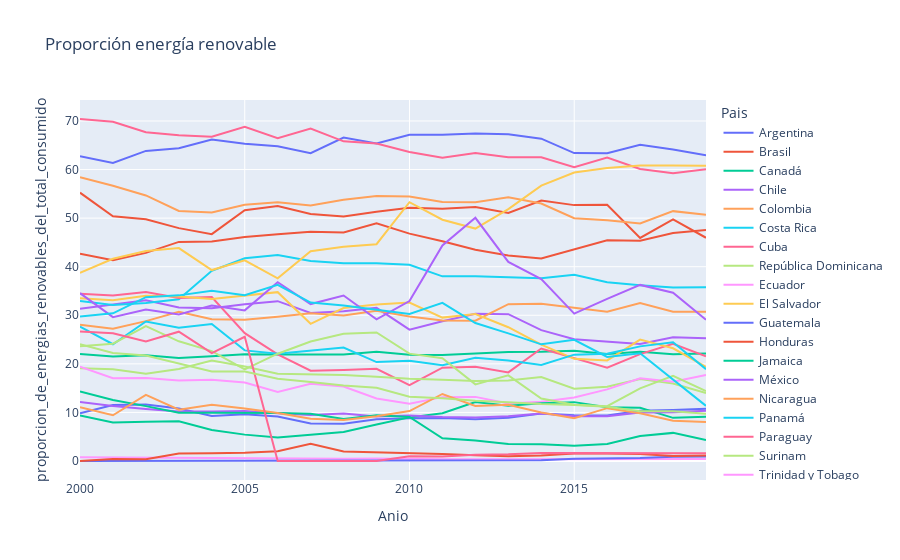

The notebook cell this image was saved under:
### Code cell
tabla_g3 = df.filter(items=['Anio','proporcion_de_energias_renovables_del_total_consumido','Pais'])
tabla_g3.reset_index(inplace=True)
fig = px.line(tabla_g3, 'Anio','proporcion_de_energias_renovables_del_total_consumido', color= 'Pais', title='Proporción energía renovable')
fig.show()

### Figure 1 — Plotly figure (JSON) as saved in the notebook; plotly's stock layout.template omitted (floating-point values rounded to 4 significant figures)
{"data": [{"hovertemplate": "Pais=Argentina<br>Anio=%{x}<br>proporcion_de_energias_renovables_del_total_consumido=%{y}<extra></extra>", "legendgroup": "Argentina", "line": {"color": "#636efa", "dash": "solid"}, "marker": {"symbol": "circle"}, "mode": "lines", "name": "Argentina", "orientation": "v", "showlegend": true, "type": "scatter", "x": [2000, 2001, 2002, 2003, 2004, 2005, 2006, 2007, 2008, 2009, 2010, 2011, 2012, 2013, 2014, 2015, 2016, 2017, 2018, 2019], "xaxis": "x", "y": [9.85, 11.51, 11.62, 10.82, 9.29, 9.64, 9.18, 7.72, 7.65, 8.59, 8.79, 8.83, 8.61, 8.91, 9.79, 9.4, 9.38, 10.37, 10.52, 10.74], "yaxis": "y"}, {"hovertemplate": "Pais=Brasil<br>Anio=%{x}<br>proporcion_de_energias_renovables_del_total_consumido=%{y}<extra></extra>", "legendgroup": "Brasil", "line": {"color": "#EF553B", "dash": "solid"}, "marker": {"symbol": "circle"}, "mode": "lines", "name": "Brasil", "orientation": "v", "showlegend": true, "type": "scatter", "x": [2000, 2001, 2002, 2003, 2004, 2005, 2006, 2007, 2008, 2009, 2010, 2011, 2012, 2013, 2014, 2015, 2016, 2017, 2018, 2019], "xaxis": "x", "y": [42.66, 41.33, 42.85, 45.11, 45.18, 46.13, 46.67, 47.19, 47.04, 48.92, 46.81, 45.26, 43.49, 42.32, 41.71, 43.62, 45.46, 45.33, 46.95, 47.57], "yaxis": "y"}, {"hovertemplate": "Pais=Canadá<br>Anio=%{x}<br>proporcion_de_energias_renovables_del_total_consumido=%{y}<extra></extra>", "legendgroup": "Canadá", "line": {"color": "#00cc96", "dash": "solid"}, "marker": {"symbol": "circle"}, "mode": "lines", "name": "Canadá", "orientation": "v", "showlegend": true, "type": "scatter", "x": [2000, 2001, 2002, 2003, 2004, 2005, 2006, 2007, 2008, 2009, 2010, 2011, 2012, 2013, 2014, 2015, 2016, 2017, 2018, 2019], "xaxis": "x", "y": [22.04, 21.53, 21.77, 21.18, 21.58, 21.99, 21.92, 21.84, 21.91, 22.5, 21.88, 21.84, 22.17, 22.44, 22.49, 22.69, 22.05, 22.47, 21.99, 22.11], "yaxis": "y"}, {"hovertemplate": "Pais=Chile<br>Anio=%{x}<br>proporcion_de_energias_renovables_del_total_consumido=%{y}<extra></extra>", "legendgroup": "Chile", "line": {"color": "#ab63fa", "dash": "solid"}, "marker": {"symbol": "circle"}, "mode": "lines", "name": "Chile", "orientation": "v", "showlegend": true, "type": "scatter", "x": [2000, 2001, 2002, 2003, 2004, 2005, 2006, 2007, 2008, 2009, 2010, 2011, 2012, 2013, 2014, 2015, 2016, 2017, 2018, 2019], "xaxis": "x", "y": [31.36, 32.15, 33.07, 31.62, 31.44, 32.26, 32.91, 30.46, 30.83, 31.53, 27.04, 28.79, 30.31, 30.23, 26.95, 25.07, 24.55, 24.11, 25.46, 25.26], "yaxis": "y"}, {"hovertemplate": "Pais=Colombia<br>Anio=%{x}<br>proporcion_de_energias_renovables_del_total_consumido=%{y}<extra></extra>", "legendgroup": "Colombia", "line": {"color": "#FFA15A", "dash": "solid"}, "marker": {"symbol": "circle"}, "mode": "lines", "name": "Colombia", "orientation": "v", "showlegend": true, "type": "scatter", "x": [2000, 2001, 2002, 2003, 2004, 2005, 2006, 2007, 2008, 2009, 2010, 2011, 2012, 2013, 2014, 2015, 2016, 2017, 2018, 2019], "xaxis": "x", "y": [28.03, 27.24, 28.8, 30.7, 29.18, 29.08, 29.69, 30.42, 29.97, 30.91, 29.75, 28.91, 28.9, 32.29, 32.38, 31.6, 30.74, 32.53, 30.72, 30.72], "yaxis": "y"}, {"hovertemplate": "Pais=Costa Rica<br>Anio=%{x}<br>proporcion_de_energias_renovables_del_total_consumido=%{y}<extra></extra>", "legendgroup": "Costa Rica", "line": {"color": "#19d3f3", "dash": "solid"}, "marker": {"symbol": "circle"}, "mode": "lines", "name": "Costa Rica", "orientation": "v", "showlegend": true, "type": "scatter", "x": [2000, 2001, 2002, 2003, 2004, 2005, 2006, 2007, 2008, 2009, 2010, 2011, 2012, 2013, 2014, 2015, 2016, 2017, 2018, 2019], "xaxis": "x", "y": [32.95, 32.11, 32.54, 33.3, 39.16, 41.73, 42.4, 41.19, 40.7, 40.72, 40.39, 38.02, 38.06, 37.8, 37.62, 38.33, 36.81, 36.2, 35.7, 35.76], "yaxis": "y"}, {"hovertemplate": "Pais=Cuba<br>Anio=%{x}<br>proporcion_de_energias_renovables_del_total_consumido=%{y}<extra></extra>", "legendgroup": "Cuba", "line": {"color": "#FF6692", "dash": "solid"}, "marker": {"symbol": "circle"}, "mode": "lines", "name": "Cuba", "orientation": "v", "showlegend": true, "type": "scatter", "x": [2000, 2001, 2002, 2003, 2004, 2005, 2006, 2007, 2008, 2009, 2010, 2011, 2012, 2013, 2014, 2015, 2016, 2017, 2018, 2019], "xaxis": "x", "y": [34.43, 34.05, 34.8, 33.56, 33.77, 26.31, 21.96, 18.59, 18.73, 18.97, 15.61, 19.2, 19.38, 18.24, 23.16, 21.15, 19.2, 22, 24.11, 21.54], "yaxis": "y"}, {"hovertemplate": "Pais=República Dominicana<br>Anio=%{x}<br>proporcion_de_energias_renovables_del_total_consumido=%{y}<extra></extra>", "legendgroup": "República Dominicana", "line": {"color": "#B6E880", "dash": "solid"}, "marker": {"symbol": "circle"}, "mode": "lines", "name": "República Dominicana", "orientation": "v", "showlegend": true, "type": "scatter", "x": [2000, 2001, 2002, 2003, 2004, 2005, 2006, 2007, 2008, 2009, 2010, 2011, 2012, 2013, 2014, 2015, 2016, 2017, 2018, 2019], "xaxis": "x", "y": [19.11, 18.89, 17.94, 18.94, 20.67, 19.44, 17.98, 17.89, 17.68, 17.34, 16.91, 16.75, 16.48, 16.55, 17.28, 14.88, 15.31, 16.87, 15.95, 13.98], "yaxis": "y"}, {"hovertemplate": "Pais=Ecuador<br>Anio=%{x}<br>proporcion_de_energias_renovables_del_total_consumido=%{y}<extra></extra>", "legendgroup": "Ecuador", "line": {"color": "#FF97FF", "dash": "solid"}, "marker": {"symbol": "circle"}, "mode": "lines", "name": "Ecuador", "orientation": "v", "showlegend": true, "type": "scatter", "x": [2000, 2001, 2002, 2003, 2004, 2005, 2006, 2007, 2008, 2009, 2010, 2011, 2012, 2013, 2014, 2015, 2016, 2017, 2018, 2019], "xaxis": "x", "y": [19.43, 17.05, 17.1, 16.55, 16.73, 16.16, 14.19, 15.88, 15.32, 12.87, 11.79, 13.15, 13.2, 11.85, 12.18, 13.07, 14.75, 17.05, 16.33, 17.73], "yaxis": "y"}, {"hovertemplate": "Pais=El Salvador<br>Anio=%{x}<br>proporcion_de_energias_renovables_del_total_consumido=%{y}<extra></extra>", "legendgroup": "El Salvador", "line": {"color": "#FECB52", "dash": "solid"}, "marker": {"symbol": "circle"}, "mode": "lines", "name": "El Salvador", "orientation": "v", "showlegend": true, "type": "scatter", "x": [2000, 2001, 2002, 2003, 2004, 2005, 2006, 2007, 2008, 2009, 2010, 2011, 2012, 2013, 2014, 2015, 2016, 2017, 2018, 2019], "xaxis": "x", "y": [33.51, 33.11, 34.02, 33.85, 33.33, 34.08, 34.76, 28.24, 31.5, 32.2, 32.62, 29.52, 30.27, 27.54, 23.95, 21.03, 20.71, 24.99, 23.21, 19.39], "yaxis": "y"}, {"hovertemplate": "Pais=Guatemala<br>Anio=%{x}<br>proporcion_de_energias_renovables_del_total_consumido=%{y}<extra></extra>", "legendgroup": "Guatemala", "line": {"color": "#636efa", "dash": "solid"}, "marker": {"symbol": "circle"}, "mode": "lines", "name": "Guatemala", "orientation": "v", "showlegend": true, "type": "scatter", "x": [2000, 2001, 2002, 2003, 2004, 2005, 2006, 2007, 2008, 2009, 2010, 2011, 2012, 2013, 2014, 2015, 2016, 2017, 2018, 2019], "xaxis": "x", "y": [62.75, 61.35, 63.84, 64.37, 66.17, 65.32, 64.81, 63.36, 66.59, 65.35, 67.17, 67.19, 67.45, 67.29, 66.36, 63.4, 63.34, 65.09, 64.12, 62.92], "yaxis": "y"}, {"hovertemplate": "Pais=Honduras<br>Anio=%{x}<br>proporcion_de_energias_renovables_del_total_consumido=%{y}<extra></extra>", "legendgroup": "Honduras", "line": {"color": "#EF553B", "dash": "solid"}, "marker": {"symbol": "circle"}, "mode": "lines", "name": "Honduras", "orientation": "v", "showlegend": true, "type": "scatter", "x": [2000, 2001, 2002, 2003, 2004, 2005, 2006, 2007, 2008, 2009, 2010, 2011, 2012, 2013, 2014, 2015, 2016, 2017, 2018, 2019], "xaxis": "x", "y": [55.24, 50.4, 49.76, 47.94, 46.7, 51.62, 52.49, 50.87, 50.32, 51.33, 52.16, 51.92, 52.27, 51.07, 53.63, 52.68, 52.77, 45.92, 49.76, 45.96], "yaxis": "y"}, {"hovertemplate": "Pais=Jamaica<br>Anio=%{x}<br>proporcion_de_energias_renovables_del_total_consumido=%{y}<extra></extra>", "legendgroup": "Jamaica", "line": {"color": "#00cc96", "dash": "solid"}, "marker": {"symbol": "circle"}, "mode": "lines", "name": "Jamaica", "orientation": "v", "showlegend": true, "type": "scatter", "x": [2000, 2001, 2002, 2003, 2004, 2005, 2006, 2007, 2008, 2009, 2010, 2011, 2012, 2013, 2014, 2015, 2016, 2017, 2018, 2019], "xaxis": "x", "y": [9.37, 7.95, 8.07, 8.18, 6.4, 5.43, 4.82, 5.35, 5.99, 7.51, 8.98, 9.84, 12.16, 11.39, 11.88, 12.12, 11.07, 10.98, 8.88, 9.09], "yaxis": "y"}, {"hovertemplate": "Pais=México<br>Anio=%{x}<br>proporcion_de_energias_renovables_del_total_consumido=%{y}<extra></extra>", "legendgroup": "México", "line": {"color": "#ab63fa", "dash": "solid"}, "marker": {"symbol": "circle"}, "mode": "lines", "name": "México", "orientation": "v", "showlegend": true, "type": "scatter", "x": [2000, 2001, 2002, 2003, 2004, 2005, 2006, 2007, 2008, 2009, 2010, 2011, 2012, 2013, 2014, 2015, 2016, 2017, 2018, 2019], "xaxis": "x", "y": [12.17, 11.34, 10.68, 10.17, 10.21, 10.31, 9.82, 9.46, 9.77, 9.17, 9.36, 9.07, 8.97, 9.23, 9.76, 9.19, 9.22, 9.99, 10.03, 10.34], "yaxis": "y"}, {"hovertemplate": "Pais=Nicaragua<br>Anio=%{x}<br>proporcion_de_energias_renovables_del_total_consumido=%{y}<extra></extra>", "legendgroup": "Nicaragua", "line": {"color": "#FFA15A", "dash": "solid"}, "marker": {"symbol": "circle"}, "mode": "lines", "name": "Nicaragua", "orientation": "v", "showlegend": true, "type": "scatter", "x": [2000, 2001, 2002, 2003, 2004, 2005, 2006, 2007, 2008, 2009, 2010, 2011, 2012, 2013, 2014, 2015, 2016, 2017, 2018, 2019], "xaxis": "x", "y": [58.42, 56.66, 54.67, 51.49, 51.17, 52.76, 53.29, 52.61, 53.77, 54.56, 54.44, 53.3, 53.27, 54.28, 53.02, 50, 49.54, 48.91, 51.44, 50.71], "yaxis": "y"}, {"hovertemplate": "Pais=Panamá<br>Anio=%{x}<br>proporcion_de_energias_renovables_del_total_consumido=%{y}<extra></extra>", "legendgroup": "Panamá", "line": {"color": "#19d3f3", "dash": "solid"}, "marker": {"symbol": "circle"}, "mode": "lines", "name": "Panamá", "orientation": "v", "showlegend": true, "type": "scatter", "x": [2000, 2001, 2002, 2003, 2004, 2005, 2006, 2007, 2008, 2009, 2010, 2011, 2012, 2013, 2014, 2015, 2016, 2017, 2018, 2019], "xaxis": "x", "y": [27.67, 24.04, 28.71, 27.45, 28.21, 22.77, 22.09, 22.79, 23.36, 20.37, 20.65, 19.73, 21.25, 20.71, 19.78, 21.9, 22.1, 23.6, 24.44, 18.91], "yaxis": "y"}, {"hovertemplate": "Pais=Paraguay<br>Anio=%{x}<br>proporcion_de_energias_renovables_del_total_consumido=%{y}<extra></extra>", "legendgroup": "Paraguay", "line": {"color": "#FF6692", "dash": "solid"}, "marker": {"symbol": "circle"}, "mode": "lines", "name": "Paraguay", "orientation": "v", "showlegend": true, "type": "scatter", "x": [2000, 2001, 2002, 2003, 2004, 2005, 2006, 2007, 2008, 2009, 2010, 2011, 2012, 2013, 2014, 2015, 2016, 2017, 2018, 2019], "xaxis": "x", "y": [70.41, 69.84, 67.68, 67.05, 66.75, 68.81, 66.46, 68.44, 65.81, 65.36, 63.61, 62.46, 63.43, 62.55, 62.54, 60.51, 62.49, 60.12, 59.24, 60.09], "yaxis": "y"}, {"hovertemplate": "Pais=Surinam<br>Anio=%{x}<br>proporcion_de_energias_renovables_del_total_consumido=%{y}<extra></extra>", "legendgroup": "Surinam", "line": {"color": "#B6E880", "dash": "solid"}, "marker": {"symbol": "circle"}, "mode": "lines", "name": "Surinam", "orientation": "v", "showlegend": true, "type": "scatter", "x": [2000, 2001, 2002, 2003, 2004, 2005, 2006, 2007, 2008, 2009, 2010, 2011, 2012, 2013, 2014, 2015, 2016, 2017, 2018, 2019], "xaxis": "x", "y": [23.63, 24.14, 27.79, 24.64, 22.63, 18.88, 22.09, 24.59, 26.19, 26.47, 22.1, 21.16, 15.77, 17.63, 12.85, 11.59, 11.29, 14.96, 17.55, 14.4], "yaxis": "y"}, {"hovertemplate": "Pais=Trinidad y Tobago<br>Anio=%{x}<br>proporcion_de_energias_renovables_del_total_consumido=%{y}<extra></extra>", "legendgroup": "Trinidad y Tobago", "line": {"color": "#FF97FF", "dash": "solid"}, "marker": {"symbol": "circle"}, "mode": "lines", "name": "Trinidad y Tobago", "orientation": "v", "showlegend": true, "type": "scatter", "x": [2000, 2001, 2002, 2003, 2004, 2005, 2006, 2007, 2008, 2009, 2010, 2011, 2012, 2013, 2014, 2015, 2016, 2017, 2018, 2019], "xaxis": "x", "y": [0.76, 0.71, 0.69, 0.6, 0.6, 0.54, 0.55, 0.45, 0.46, 0.49, 0.38, 0.38, 0.37, 0.36, 0.35, 0.37, 0.43, 0.42, 0.45, 0.43], "yaxis": "y"}, {"hovertemplate": "Pais=Uruguay<br>Anio=%{x}<br>proporcion_de_energias_renovables_del_total_consumido=%{y}<extra></extra>", "legendgroup": "Uruguay", "line": {"color": "#FECB52", "dash": "solid"}, "marker": {"symbol": "circle"}, "mode": "lines", "name": "Uruguay", "orientation": "v", "showlegend": true, "type": "scatter", "x": [2000, 2001, 2002, 2003, 2004, 2005, 2006, 2007, 2008, 2009, 2010, 2011, 2012, 2013, 2014, 2015, 2016, 2017, 2018, 2019], "xaxis": "x", "y": [38.73, 41.63, 43.25, 43.83, 39.31, 41.32, 37.6, 43.2, 44.09, 44.64, 53.29, 49.67, 47.85, 51.87, 56.7, 59.4, 60.32, 60.82, 60.86, 60.76], "yaxis": "y"}, {"hovertemplate": "Pais=Antigua y Barbuda<br>Anio=%{x}<br>proporcion_de_energias_renovables_del_total_consumido=%{y}<extra></extra>", "legendgroup": "Antigua y Barbuda", "line": {"color": "#636efa", "dash": "solid"}, "marker": {"symbol": "circle"}, "mode": "lines", "name": "Antigua y Barbuda", "orientation": "v", "showlegend": true, "type": "scatter", "x": [2000, 2001, 2002, 2003, 2004, 2005, 2006, 2007, 2008, 2009, 2010, 2011, 2012, 2013, 2014, 2015, 2016, 2017, 2018, 2019], "xaxis": "x", "y": [0, 0, 0, 0, 0, 0, 0, 0, 0, 0, 0, 0.08, 0.15, 0.15, 0.14, 0.48, 0.6, 0.6, 0.9, 0.91], "yaxis": "y"}, {"hovertemplate": "Pais=Bahamas<br>Anio=%{x}<br>proporcion_de_energias_renovables_del_total_consumido=%{y}<extra></extra>", "legendgroup": "Bahamas", "line": {"color": "#EF553B", "dash": "solid"}, "marker": {"symbol": "circle"}, "mode": "lines", "name": "Bahamas", "orientation": "v", "showlegend": true, "type": "scatter", "x": [2000, 2001, 2002, 2003, 2004, 2005, 2006, 2007, 2008, 2009, 2010, 2011, 2012, 2013, 2014, 2015, 2016, 2017, 2018, 2019], "xaxis": "x", "y": [0, 0.42, 0.38, 1.54, 1.59, 1.71, 2.01, 3.54, 1.97, 1.83, 1.65, 1.42, 1.18, 0.96, 1.14, 1.54, 1.53, 1.44, 1.02, 1.14], "yaxis": "y"}, {"hovertemplate": "Pais=Barbados<br>Anio=%{x}<br>proporcion_de_energias_renovables_del_total_consumido=%{y}<extra></extra>", "legendgroup": "Barbados", "line": {"color": "#00cc96", "dash": "solid"}, "marker": {"symbol": "circle"}, "mode": "lines", "name": "Barbados", "orientation": "v", "showlegend": true, "type": "scatter", "x": [2000, 2001, 2002, 2003, 2004, 2005, 2006, 2007, 2008, 2009, 2010, 2011, 2012, 2013, 2014, 2015, 2016, 2017, 2018, 2019], "xaxis": "x", "y": [14.32, 12.56, 11.3, 9.95, 9.93, 9.91, 9.9, 9.71, 8.63, 9.4, 9.08, 4.66, 4.21, 3.51, 3.44, 3.16, 3.49, 5.13, 5.79, 4.31], "yaxis": "y"}, {"hovertemplate": "Pais=Belice<br>Anio=%{x}<br>proporcion_de_energias_renovables_del_total_consumido=%{y}<extra></extra>", "legendgroup": "Belice", "line": {"color": "#ab63fa", "dash": "solid"}, "marker": {"symbol": "circle"}, "mode": "lines", "name": "Belice", "orientation": "v", "showlegend": true, "type": "scatter", "x": [2000, 2001, 2002, 2003, 2004, 2005, 2006, 2007, 2008, 2009, 2010, 2011, 2012, 2013, 2014, 2015, 2016, 2017, 2018, 2019], "xaxis": "x", "y": [34.55, 29.61, 31.19, 30.18, 32.02, 31.01, 36.8, 32.31, 34.06, 29.18, 32.93, 44.36, 50.07, 40.99, 37.47, 30.34, 33.38, 36.25, 34.64, 29.09], "yaxis": "y"}, {"hovertemplate": "Pais=Dominica<br>Anio=%{x}<br>proporcion_de_energias_renovables_del_total_consumido=%{y}<extra></extra>", "legendgroup": "Dominica", "line": {"color": "#FFA15A", "dash": "solid"}, "marker": {"symbol": "circle"}, "mode": "lines", "name": "Dominica", "orientation": "v", "showlegend": true, "type": "scatter", "x": [2000, 2001, 2002, 2003, 2004, 2005, 2006, 2007, 2008, 2009, 2010, 2011, 2012, 2013, 2014, 2015, 2016, 2017, 2018, 2019], "xaxis": "x", "y": [11.06, 9.41, 13.6, 10.56, 11.56, 10.8, 9.88, 8.68, 8.45, 9.23, 10.28, 13.8, 11.33, 11.57, 9.97, 8.8, 10.88, 9.84, 8.3, 8.05], "yaxis": "y"}, {"hovertemplate": "Pais=Guyana<br>Anio=%{x}<br>proporcion_de_energias_renovables_del_total_consumido=%{y}<extra></extra>", "legendgroup": "Guyana", "line": {"color": "#19d3f3", "dash": "solid"}, "marker": {"symbol": "circle"}, "mode": "lines", "name": "Guyana", "orientation": "v", "showlegend": true, "type": "scatter", "x": [2000, 2001, 2002, 2003, 2004, 2005, 2006, 2007, 2008, 2009, 2010, 2011, 2012, 2013, 2014, 2015, 2016, 2017, 2018, 2019], "xaxis": "x", "y": [29.75, 30.41, 33.73, 34.1, 35.05, 34.13, 36.28, 32.63, 32.03, 31.09, 30.29, 32.57, 28.41, 26.27, 24.02, 24.95, 21.41, 22.18, 16.81, 11.35], "yaxis": "y"}, {"hovertemplate": "Pais=San Cristóbal y Nieves<br>Anio=%{x}<br>proporcion_de_energias_renovables_del_total_consumido=%{y}<extra></extra>", "legendgroup": "San Cristóbal y Nieves", "line": {"color": "#FF6692", "dash": "solid"}, "marker": {"symbol": "circle"}, "mode": "lines", "name": "San Cristóbal y Nieves", "orientation": "v", "showlegend": true, "type": "scatter", "x": [2000, 2001, 2002, 2003, 2004, 2005, 2006, 2007, 2008, 2009, 2010, 2011, 2012, 2013, 2014, 2015, 2016, 2017, 2018, 2019], "xaxis": "x", "y": [26.64, 26.28, 24.59, 26.62, 22.22, 25.58, 0.01, 0.01, 0.01, 0.01, 0.97, 0.92, 1.31, 1.38, 1.63, 1.63, 1.68, 1.6, 1.6, 1.58], "yaxis": "y"}, {"hovertemplate": "Pais=Santa Lucía<br>Anio=%{x}<br>proporcion_de_energias_renovables_del_total_consumido=%{y}<extra></extra>", "legendgroup": "Santa Lucía", "line": {"color": "#B6E880", "dash": "solid"}, "marker": {"symbol": "circle"}, "mode": "lines", "name": "Santa Lucía", "orientation": "v", "showlegend": true, "type": "scatter", "x": [2000, 2001, 2002, 2003, 2004, 2005, 2006, 2007, 2008, 2009, 2010, 2011, 2012, 2013, 2014, 2015, 2016, 2017, 2018, 2019], "xaxis": "x", "y": [24.05, 22.23, 21.73, 20.02, 18.43, 18.44, 16.94, 16.26, 15.53, 15.08, 13.22, 12.93, 12.39, 12.1, 11.72, 11.52, 11.17, 10.22, 10.22, 9.75], "yaxis": "y"}], "layout": {"legend": {"title": {"text": "Pais"}, "tracegroupgap": 0}, "title": {"text": "Proporción energía renovable"}, "xaxis": {"anchor": "y", "domain": [0, 1], "title": {"text": "Anio"}}, "yaxis": {"anchor": "x", "domain": [0, 1], "title": {"text": "proporcion_de_energias_renovables_del_total_consumido"}}}}
